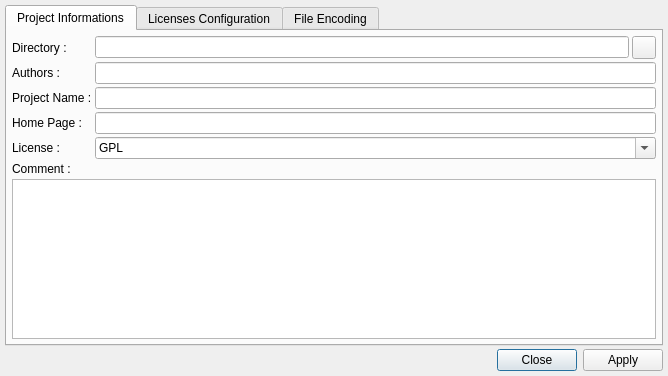
<ui version="4.0" >
 <class>UIProjectHeaders</class>
 <widget class="QDialog" name="UIProjectHeaders" >
  <property name="geometry" >
   <rect>
    <x>0</x>
    <y>0</y>
    <width>668</width>
    <height>376</height>
   </rect>
  </property>
  <property name="windowTitle" >
   <string>Project Licensing Updater</string>
  </property>
  <property name="windowIcon" >
   <iconset resource="../resources/ProjectHeaders.qrc" >
    <normaloff>:/icons/licensing.png</normaloff>:/icons/licensing.png</iconset>
  </property>
  <layout class="QVBoxLayout" >
   <property name="spacing" >
    <number>3</number>
   </property>
   <property name="margin" >
    <number>5</number>
   </property>
   <item>
    <widget class="QTabWidget" name="twLicensing" >
     <property name="currentIndex" >
      <number>0</number>
     </property>
     <widget class="QWidget" name="wProjectInformations" >
      <property name="geometry" >
       <rect>
        <x>0</x>
        <y>0</y>
        <width>646</width>
        <height>293</height>
       </rect>
      </property>
      <attribute name="title" >
       <string>Project Informations</string>
      </attribute>
      <layout class="QGridLayout" >
       <property name="margin" >
        <number>5</number>
       </property>
       <property name="spacing" >
        <number>3</number>
       </property>
       <item row="0" column="0" >
        <widget class="QLabel" name="lDirectory" >
         <property name="text" >
          <string>Directory :</string>
         </property>
        </widget>
       </item>
       <item row="0" column="1" >
        <widget class="QLineEdit" name="leDirectory" >
         <property name="text" >
          <string/>
         </property>
        </widget>
       </item>
       <item row="0" column="2" >
        <widget class="QToolButton" name="tbDirectory" >
         <property name="icon" >
          <iconset resource="../resources/ProjectHeaders.qrc" >
           <normaloff>:/icons/folder.png</normaloff>:/icons/folder.png</iconset>
         </property>
        </widget>
       </item>
       <item row="1" column="0" >
        <widget class="QLabel" name="lAuthors" >
         <property name="text" >
          <string>Authors :</string>
         </property>
        </widget>
       </item>
       <item row="1" column="1" colspan="2" >
        <widget class="QLineEdit" name="leAuthors" >
         <property name="text" >
          <string/>
         </property>
        </widget>
       </item>
       <item row="2" column="0" >
        <widget class="QLabel" name="lProjectName" >
         <property name="text" >
          <string>Project Name :</string>
         </property>
        </widget>
       </item>
       <item row="2" column="1" colspan="2" >
        <widget class="QLineEdit" name="leProjectName" >
         <property name="text" >
          <string/>
         </property>
        </widget>
       </item>
       <item row="3" column="0" >
        <widget class="QLabel" name="lHomePage" >
         <property name="text" >
          <string>Home Page :</string>
         </property>
        </widget>
       </item>
       <item row="3" column="1" colspan="2" >
        <widget class="QLineEdit" name="leHomePage" >
         <property name="text" >
          <string/>
         </property>
        </widget>
       </item>
       <item row="4" column="0" >
        <widget class="QLabel" name="lLicense" >
         <property name="text" >
          <string>License :</string>
         </property>
        </widget>
       </item>
       <item row="4" column="1" colspan="2" >
        <widget class="QComboBox" name="cbLicenses" >
         <property name="editable" >
          <bool>true</bool>
         </property>
         <item>
          <property name="text" >
           <string>GPL</string>
          </property>
         </item>
         <item>
          <property name="text" >
           <string>LGPL</string>
          </property>
         </item>
         <item>
          <property name="text" >
           <string>BSD</string>
          </property>
         </item>
         <item>
          <property name="text" >
           <string>QPL</string>
          </property>
         </item>
        </widget>
       </item>
       <item row="5" column="0" colspan="3" >
        <widget class="QLabel" name="lComment" >
         <property name="text" >
          <string>Comment :</string>
         </property>
        </widget>
       </item>
       <item row="6" column="0" colspan="3" >
        <widget class="QTextEdit" name="teComment" />
       </item>
      </layout>
     </widget>
     <widget class="QWidget" name="wLicensesConfiguration" >
      <property name="geometry" >
       <rect>
        <x>0</x>
        <y>0</y>
        <width>646</width>
        <height>293</height>
       </rect>
      </property>
      <attribute name="title" >
       <string>Licenses Configuration</string>
      </attribute>
      <layout class="QGridLayout" >
       <property name="margin" >
        <number>5</number>
       </property>
       <property name="spacing" >
        <number>3</number>
       </property>
       <item row="0" column="0" >
        <widget class="QLabel" name="lLanguage" >
         <property name="text" >
          <string>Language :</string>
         </property>
        </widget>
       </item>
       <item row="0" column="1" >
        <widget class="QComboBox" name="cbLanguages" >
         <property name="toolTip" >
          <string>Select language to be configured.</string>
         </property>
        </widget>
       </item>
       <item row="1" column="0" >
        <widget class="QLabel" name="lRegExp" >
         <property name="text" >
          <string>Reg. Expression :</string>
         </property>
        </widget>
       </item>
       <item row="1" column="1" >
        <widget class="QLineEdit" name="leRegExp" />
       </item>
       <item row="2" column="0" colspan="2" >
        <widget class="QLabel" name="lLicensing" >
         <property name="text" >
          <string>Licensing :</string>
         </property>
        </widget>
       </item>
       <item row="3" column="0" colspan="2" >
        <widget class="QTextEdit" name="teLicensing" >
         <property name="font" >
          <font>
           <family>Monospace</family>
          </font>
         </property>
         <property name="lineWrapMode" >
          <enum>QTextEdit::NoWrap</enum>
         </property>
         <property name="tabStopWidth" >
          <number>40</number>
         </property>
         <property name="acceptRichText" >
          <bool>false</bool>
         </property>
        </widget>
       </item>
      </layout>
     </widget>
     <widget class="QWidget" name="wEncoding" >
      <attribute name="title" >
       <string>File Encoding</string>
      </attribute>
      <layout class="QGridLayout" name="gridLayout" >
       <item row="0" column="0" >
        <widget class="QLabel" name="lSourceEncoding" >
         <property name="text" >
          <string>Source File Encoding:</string>
         </property>
        </widget>
       </item>
       <item row="0" column="1" >
        <widget class="QLabel" name="lTargetEncoding" >
         <property name="text" >
          <string>Target File Encoding :</string>
         </property>
        </widget>
       </item>
       <item row="1" column="0" >
        <widget class="QListWidget" name="lwSourceEncoding" />
       </item>
       <item row="1" column="1" >
        <widget class="QListWidget" name="lwTargetEncoding" />
       </item>
      </layout>
     </widget>
    </widget>
   </item>
   <item>
    <widget class="QDialogButtonBox" name="dbbButtons" >
     <property name="orientation" >
      <enum>Qt::Horizontal</enum>
     </property>
     <property name="standardButtons" >
      <set>QDialogButtonBox::Apply|QDialogButtonBox::Close</set>
     </property>
    </widget>
   </item>
  </layout>
 </widget>
 <resources>
  <include location="../resources/ProjectHeaders.qrc" />
 </resources>
 <connections>
  <connection>
   <sender>dbbButtons</sender>
   <signal>accepted()</signal>
   <receiver>UIProjectHeaders</receiver>
   <slot>accept()</slot>
   <hints>
    <hint type="sourcelabel" >
     <x>299</x>
     <y>370</y>
    </hint>
    <hint type="destinationlabel" >
     <x>157</x>
     <y>274</y>
    </hint>
   </hints>
  </connection>
  <connection>
   <sender>dbbButtons</sender>
   <signal>rejected()</signal>
   <receiver>UIProjectHeaders</receiver>
   <slot>reject()</slot>
   <hints>
    <hint type="sourcelabel" >
     <x>367</x>
     <y>370</y>
    </hint>
    <hint type="destinationlabel" >
     <x>286</x>
     <y>274</y>
    </hint>
   </hints>
  </connection>
 </connections>
</ui>
